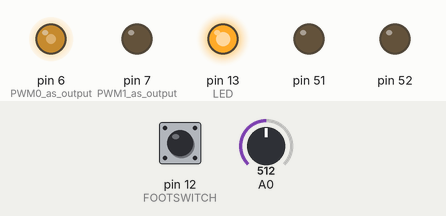
Recording of a sketch running on a simulated Arduino Mega 2560, built with avr-gcc and run on an emulated ATmega2560. On the bench: output pins drawn as LEDs (lit = HIGH). The inputs (shaded band) are chosen by the test bench; at power-on: A0 = 512, pin 12 (FOOTSWITCH) HIGH.

Above: at 1.2 s.
1.3 s: A0 set to 0
At 1.6 s:
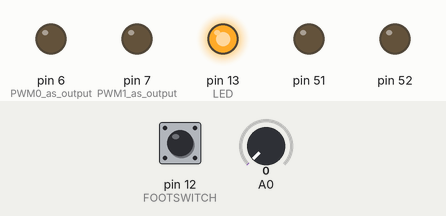
Timing chart, 0 to 4.3 s (numbered marks = the images above; inputs shaded):
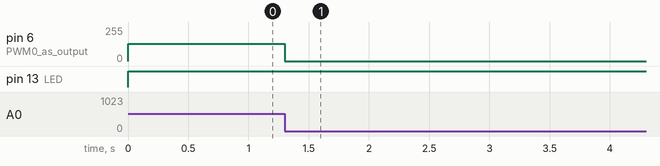

The sketch:

pedalshield_mega_clean.ino.ino
```cpp
// www.Electrosmash.com/rights CC-by-NC
// Based on OpenMusicLabs previous works.
// pedalshield_mega_clean.ino reads the ADC and writes the PWMs

//defining hardware resources.
#define LED 13
#define FOOTSWITCH 12
#define TOGGLE 2
#define PUSHBUTTON_1 A5
#define PUSHBUTTON_2 A4

//defining the output PWM parameters
#define PWM_FREQ 0x00FF // pwm frequency - 31.3KHz
#define PWM_MODE 0 // Fast (1) or Phase Correct (0)
#define PWM_QTY 2 // 2 PWMs in parallel

//other variables
int input;
unsigned int ADC_low, ADC_high;

void setup() {
  //setup IO
  pinMode(FOOTSWITCH, INPUT_PULLUP);
  pinMode(TOGGLE, INPUT_PULLUP);
  pinMode(PUSHBUTTON_1, INPUT_PULLUP);
  pinMode(PUSHBUTTON_2, INPUT_PULLUP);
  pinMode(LED, OUTPUT);
  pinMode(6, OUTPUT); //PWM0 as output
  pinMode(7, OUTPUT); //PWM1 as output

  // setup ADC
  ADMUX = 0x60; // left adjust, adc0, internal vcc
  ADCSRA = 0xe5; // turn on adc, ck/32, auto trigger
  ADCSRB = 0x00; //free running mode
  DIDR0 = 0x01; // turn off digital inputs for adc0

  // setup PWM
  TCCR4A = (((PWM_QTY - 1) << 5) | 0x80 | (PWM_MODE << 1)); //
  TCCR4B = ((PWM_MODE << 3) | 0x11); // ck/1
  TIMSK4 = 0x20; // interrupt on capture interrupt
  ICR4H = (PWM_FREQ >> 8);
  ICR4L = (PWM_FREQ & 0xff);
  DDRB |= ((PWM_QTY << 1) | 0x02); // turn on outputs
  sei(); // turn on interrupts - not really necessary with arduino
  }

void loop()
{
  //Turn on the LED and write the OLED if the effect is ON.
  if (digitalRead(FOOTSWITCH))
    digitalWrite(LED, HIGH); //light the LED
    else
      digitalWrite(LED, LOW); // switch-off the LED
}

ISR(TIMER4_CAPT_vect)
{
  // get ADC data
  ADC_low = ADCL; // you need to fetch the low byte first
  ADC_high = ADCH;
  //construct the input sumple summing the ADC low and high byte.
  input = ((ADC_high << 8) | ADC_low) + 0x8000; // make a signed 16b value

//// No Digital Signal Processing beacuse is a CLEAN effect ////

  //write the PWM signal
  OCR4AL = ((input + 0x8000) >> 8); // convert to unsigned, send out high byte
  OCR4BL = input; // send out low byte
}
```

Measured:
- after the input at 1.3 s, pin 6 (PWM0_as_output): 128/255 → 0/255 at once
